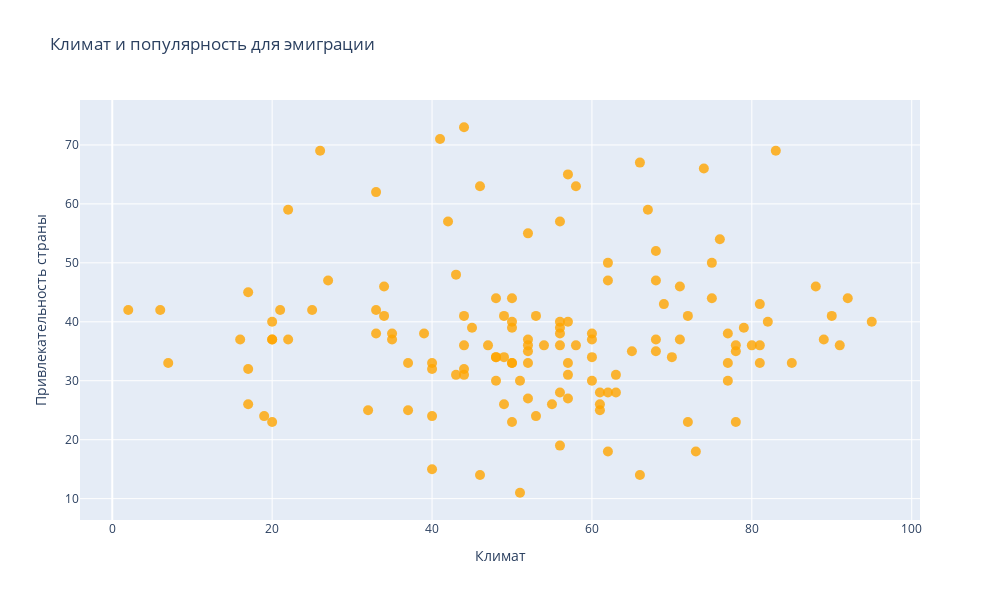

The notebook cell this image was saved under:
### Markdown cell above
Кажется это то, что мы искали. На диаграмме рассеивания явно видно, что между продолжительностью жизни и качеством системы здравоохранения есть положительная корелляция. Это и вполне логично, ведь для поддержания своей жизни в старости нужно хорошее качество медицинских услуг и их доступность. Давайте теперь попробуем отыскать еще какие-то закономерности, посмотрев на разные графики.

### Code cell
fig = go.Figure()

fig.add_trace(go.Scatter(
    x = quality_life['Climate'],
    y = quality_life['Popularity'],
    mode = 'markers',
    marker = dict(size=10, color='orange', opacity=0.8),
    hovertext = quality_life['Country'],
    hoverinfo = 'text+x+y',
    name = "Страны"
))

fig.update_layout(
    title = "Климат и популярность для эмиграции",
    xaxis_title = "Климат",
    yaxis_title = "Привлекательность страны",
    width = 1000,
    height = 600
)

fig.show()

### Figure 1 — Plotly figure (JSON) as saved in the notebook; plotly's stock layout.template omitted (floating-point values rounded to 4 significant figures; data arrays with more than 128 entries replaced by an {"elided": "..."} marker saying what was removed)
{"data": [{"hoverinfo": "text+x+y", "hovertext": {"elided": "137 str values"}, "marker": {"color": "orange", "opacity": 0.8, "size": 10}, "mode": "markers", "name": "Страны", "type": "scatter", "x": {"elided": "137 int values"}, "y": {"elided": "137 int values"}}], "layout": {"height": 600, "title": {"text": "Климат и популярность для эмиграции"}, "width": 1000, "xaxis": {"title": {"text": "Климат"}}, "yaxis": {"title": {"text": "Привлекательность страны"}}}}
